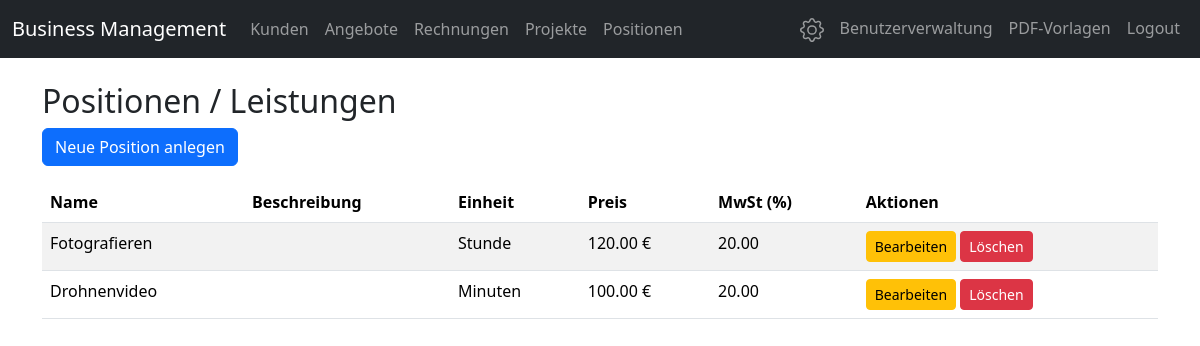
Page /positions (signed in) on the committed database.
### models.py (models this page shows)
class CatalogPosition(db.Model):
    __tablename__ = 'catalog_positions'
    id = db.Column(db.Integer, primary_key=True)
    name = db.Column(db.String(128), nullable=False)
    description = db.Column(db.Text)
    unit = db.Column(db.String(32), default='Stunde')
    price = db.Column(db.Float, nullable=False)
    vat = db.Column(db.Float, default=20.0)

### app.py (the view)
@app.route('/positions')
def positions():
    all_positions = CatalogPosition.query.all()
    return render_template('positions.html', positions=all_positions)

### app.py (called while the page is built)
@app.before_request
def load_user():
    if request.endpoint and (request.endpoint == 'login' or request.endpoint.startswith('static')):
        return
    user_id = session.get('user_id')
    token_expiry = session.get('token_expiry')
    if user_id and token_expiry:
        try:
            if datetime.utcnow() <= datetime.fromisoformat(token_expiry):
                g.user = User.query.get(user_id)
                if g.user:
                    return  # User is authenticated, continue
            else:
                session.clear()
                flash('Session abgelaufen. Bitte erneut anmelden.', 'warning')
        except:
            session.clear()
    g.user = None
    return redirect(url_for('login'))

### templates/positions.html
{% extends 'base.html' %}
{% block content %}
<h2>Positionen / Leistungen</h2>
<a href="/positions/new" class="btn btn-primary mb-3">Neue Position anlegen</a>
<table class="table table-striped">
    <thead>
        <tr>
            <th>Name</th>
            <th>Beschreibung</th>
            <th>Einheit</th>
            <th>Preis</th>
            <th>MwSt (%)</th>
            <th>Aktionen</th>
        </tr>
    </thead>
    <tbody>
    {% for pos in positions %}
        <tr>
            <td>{{ pos.name }}</td>
            <td>{{ pos.description }}</td>
            <td>{{ pos.unit }}</td>
            <td>{{ '%.2f'|format(pos.price) }} €</td>
            <td>{{ '%.2f'|format(pos.vat) }}</td>
            <td>
                <a href="/positions/{{ pos.id }}/edit" class="btn btn-sm btn-warning">Bearbeiten</a>
                <a href="/positions/{{ pos.id }}/delete" class="btn btn-sm btn-danger" onclick="return confirm('Position wirklich löschen?');">Löschen</a>
            </td>
        </tr>
    {% endfor %}
    </tbody>
</table>
{% endblock %}

### rows in the picture
CatalogPosition: name "Fotografieren", unit "Stunde", price "120.00", vat "20.00"
CatalogPosition: name "Drohnenvideo", unit "Minuten", price "100.00", vat "20.00"
